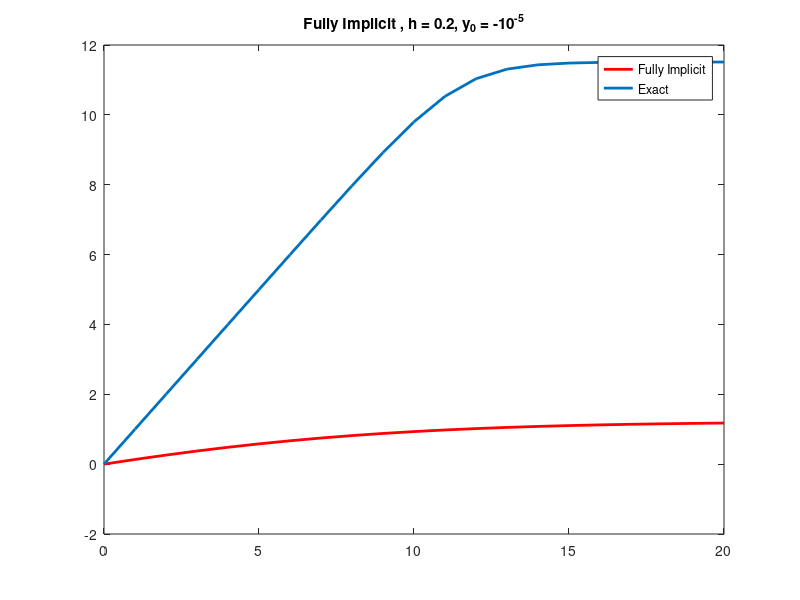

MATLAB code to generate this figure:
%%%%%%% discretization error %%%%%%%%


y0 = -10^-5;
h = 0.2;

t(1) = h;
y(1) = y0;


% for n = 1:20
%     t(n+1) = t(n) + h;
%     y(n+1) = y(n) + ((h*exp( y(n) - t(n) ) )/( 1 - h*exp( y(n)- t(n+1) )));   
% end

for n = 1:20
    t(n+1) = t(n) + h;
    y(n+1) = y(n) + h*exp(y(n)- t(n+1));   
end


m = 0:20;
plot(m,y, 'r', 'LineWidth', 2)

%%%%% Exact %%%%%%%%
hold on
f = inline('-log( exp(10^-5) + exp(-x) -1 )', 'x');
x = 0:20;
AA = feval(f,0:20);
plot(x,AA, 'LineWidth', 2)

legend('Fully Implicit', 'Exact')
title('Fully Implicit , h = 0.2, y_0 = -10^{-5}')














